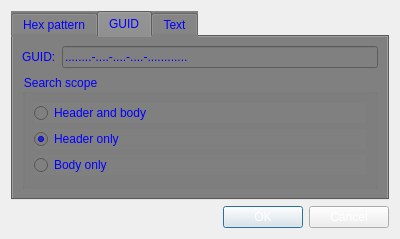
<?xml version="1.0" encoding="UTF-8"?>
<ui version="4.0">
 <class>SearchDialog</class>
 <widget class="QDialog" name="SearchDialog">
  <property name="geometry">
   <rect>
    <x>0</x>
    <y>0</y>
    <width>400</width>
    <height>237</height>
   </rect>
  </property>
  <property name="windowTitle">
   <string>Search</string>
  </property>
  <property name="modal">
   <bool>false</bool>
  </property>
  <layout class="QVBoxLayout" name="verticalLayout">
   <item>
    <widget class="QTabWidget" name="tabWidget">
     <property name="styleSheet">
      <string notr="true">color:blue; background:grey;</string>
     </property>
     <property name="currentIndex">
      <number>1</number>
     </property>
     <widget class="QWidget" name="hexTab">
      <property name="styleSheet">
       <string notr="true"/>
      </property>
      <attribute name="title">
       <string>Hex pattern</string>
      </attribute>
      <layout class="QGridLayout" name="gridLayout_2">
       <item row="0" column="0">
        <widget class="QLabel" name="hexLabel">
         <property name="text">
          <string>Hex pattern:</string>
         </property>
        </widget>
       </item>
       <item row="0" column="1">
        <widget class="QLineEdit" name="hexEdit">
         <property name="inputMask">
          <string/>
         </property>
        </widget>
       </item>
       <item row="1" column="0" colspan="2">
        <widget class="QGroupBox" name="hexGroupBox">
         <property name="title">
          <string>Search scope</string>
         </property>
         <layout class="QVBoxLayout" name="verticalLayout_3">
          <item>
           <widget class="QRadioButton" name="hexScopeFullRadioButton">
            <property name="text">
             <string>Header and body</string>
            </property>
            <property name="checked">
             <bool>true</bool>
            </property>
           </widget>
          </item>
          <item>
           <widget class="QRadioButton" name="hexScopeHeaderRadioButton">
            <property name="text">
             <string>Header only</string>
            </property>
           </widget>
          </item>
          <item>
           <widget class="QRadioButton" name="hexScopeBodyRadioButton">
            <property name="text">
             <string>Body only</string>
            </property>
           </widget>
          </item>
         </layout>
        </widget>
       </item>
      </layout>
     </widget>
     <widget class="QWidget" name="guidTab">
      <attribute name="title">
       <string>GUID</string>
      </attribute>
      <layout class="QGridLayout" name="gridLayout">
       <item row="0" column="0">
        <widget class="QLabel" name="guidLabel">
         <property name="text">
          <string>GUID:</string>
         </property>
        </widget>
       </item>
       <item row="0" column="1">
        <widget class="GuidLineEdit" name="guidEdit">
         <property name="inputMask">
          <string>xxxxxxxx-xxxx-xxxx-xxxx-xxxxxxxxxxxx</string>
         </property>
         <property name="text">
          <string>........-....-....-....-............</string>
         </property>
        </widget>
       </item>
       <item row="1" column="0" colspan="2">
        <widget class="QGroupBox" name="guidGroupBox">
         <property name="title">
          <string>Search scope</string>
         </property>
         <layout class="QVBoxLayout" name="verticalLayout_5">
          <item>
           <widget class="QRadioButton" name="guidScopeFullRadioButton">
            <property name="text">
             <string>Header and body</string>
            </property>
            <property name="checked">
             <bool>false</bool>
            </property>
           </widget>
          </item>
          <item>
           <widget class="QRadioButton" name="guidScopeHeaderRadioButton">
            <property name="text">
             <string>Header only</string>
            </property>
            <property name="checked">
             <bool>true</bool>
            </property>
           </widget>
          </item>
          <item>
           <widget class="QRadioButton" name="guidScopeBodyRadioButton">
            <property name="text">
             <string>Body only</string>
            </property>
           </widget>
          </item>
         </layout>
        </widget>
       </item>
      </layout>
     </widget>
     <widget class="QWidget" name="textTab">
      <attribute name="title">
       <string>Text</string>
      </attribute>
      <layout class="QGridLayout" name="gridLayout_3">
       <item row="0" column="0">
        <widget class="QLabel" name="textLabel">
         <property name="text">
          <string>Text:</string>
         </property>
        </widget>
       </item>
       <item row="0" column="1">
        <widget class="QLineEdit" name="textEdit"/>
       </item>
       <item row="1" column="0" colspan="2">
        <widget class="QGroupBox" name="textGroupBox">
         <property name="title">
          <string>Text search options</string>
         </property>
         <layout class="QVBoxLayout" name="verticalLayout_4">
          <item>
           <widget class="QCheckBox" name="textUnicodeCheckBox">
            <property name="text">
             <string>Unicode</string>
            </property>
            <property name="checked">
             <bool>true</bool>
            </property>
           </widget>
          </item>
          <item>
           <widget class="QCheckBox" name="textCaseSensitiveCheckBox">
            <property name="text">
             <string>Case sensitive</string>
            </property>
           </widget>
          </item>
         </layout>
        </widget>
       </item>
      </layout>
     </widget>
    </widget>
   </item>
   <item>
    <widget class="QDialogButtonBox" name="buttonBox">
     <property name="styleSheet">
      <string notr="true"> color:white;</string>
     </property>
     <property name="orientation">
      <enum>Qt::Horizontal</enum>
     </property>
     <property name="standardButtons">
      <set>QDialogButtonBox::Cancel|QDialogButtonBox::Ok</set>
     </property>
    </widget>
   </item>
  </layout>
 </widget>
 <customwidgets>
  <customwidget>
   <class>GuidLineEdit</class>
   <extends>QLineEdit</extends>
   <header>guidlineedit.h</header>
  </customwidget>
 </customwidgets>
 <tabstops>
  <tabstop>tabWidget</tabstop>
  <tabstop>hexEdit</tabstop>
  <tabstop>hexScopeFullRadioButton</tabstop>
  <tabstop>hexScopeHeaderRadioButton</tabstop>
  <tabstop>hexScopeBodyRadioButton</tabstop>
  <tabstop>buttonBox</tabstop>
  <tabstop>textEdit</tabstop>
  <tabstop>textUnicodeCheckBox</tabstop>
  <tabstop>textCaseSensitiveCheckBox</tabstop>
 </tabstops>
 <resources/>
 <connections>
  <connection>
   <sender>buttonBox</sender>
   <signal>accepted()</signal>
   <receiver>SearchDialog</receiver>
   <slot>accept()</slot>
   <hints>
    <hint type="sourcelabel">
     <x>182</x>
     <y>185</y>
    </hint>
    <hint type="destinationlabel">
     <x>157</x>
     <y>194</y>
    </hint>
   </hints>
  </connection>
  <connection>
   <sender>buttonBox</sender>
   <signal>rejected()</signal>
   <receiver>SearchDialog</receiver>
   <slot>reject()</slot>
   <hints>
    <hint type="sourcelabel">
     <x>182</x>
     <y>185</y>
    </hint>
    <hint type="destinationlabel">
     <x>286</x>
     <y>194</y>
    </hint>
   </hints>
  </connection>
 </connections>
</ui>
